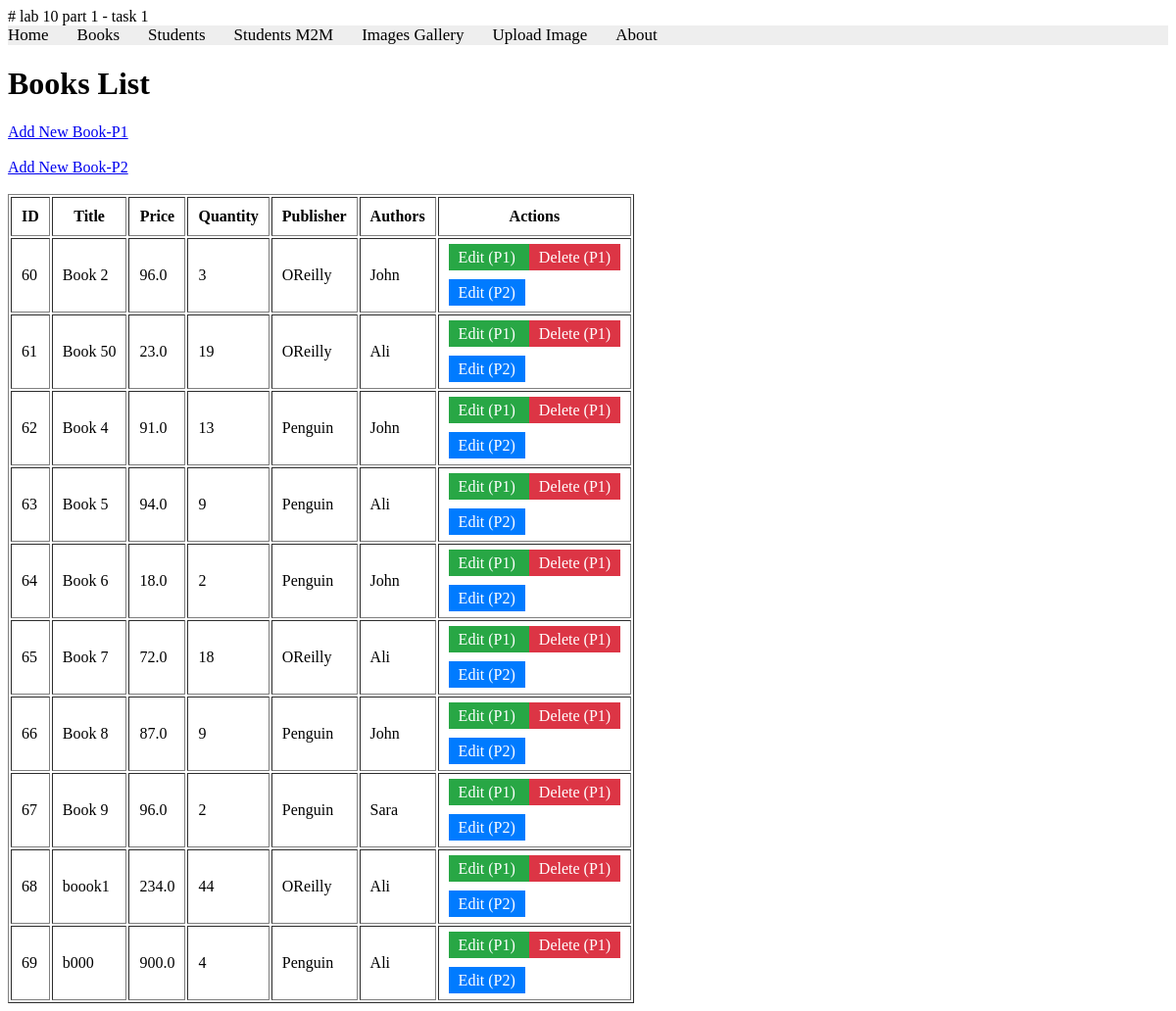
The page /books/lab10_part1/listbooks on the database its author committed.
### apps/bookmodule/models.py (models this page shows, shortened)
class Book(models.Model):
    title = models.CharField(max_length=100)
    price = models.FloatField(default=0.0)
    quantity = models.IntegerField(default=1)
    pubdate = models.DateTimeField()
    rating = models.SmallIntegerField(default=1)
    publisher = models.ForeignKey(Publisher, null=True, on_delete=models.SET_NULL)
    authors = models.ManyToManyField(Author)

class Publisher(models.Model):
    name = models.CharField(max_length=200)
    location = models.CharField(max_length=300)

class Author(models.Model):
    name = models.CharField(max_length=200)
    DOB = models.DateField(null=True)

### apps/bookmodule/views.py (the view)
# urls.py: path('lab10_part1/listbooks', views.list_books, name='listbooks'),
def list_books(request):
    books = Book.objects.all()
    return render(request, 'bookmodule/lab10/listbooks.html', {'books': books})

### apps/templates/bookmodule/lab10/listbooks.html (shortened to what this page needs)
{% extends "layouts/base.html" %}
{% load static %}
{% block content %}
<h1>Books List</h1>
<a href="{% url 'add_book' %}">Add New Book-P1</a>
<br><br>
<a href="{% url 'add_book_form' %}">Add New Book-P2</a>
<br><br>
<table border="1" cellpadding="10">
    <thead>
        <tr>
            <th>ID</th>
            <th>Title</th>
            <th>Price</th>
            <th>Quantity</th>
            <th>Publisher</th>
            <th>Authors</th>
            <th>Actions</th>
        </tr>
    </thead>
    <tbody>
        {% for book in books %}
        <tr>
            <td>{{ book.id }}</td>
            <td>{{ book.title }}</td>
            <td>{{ book.price }}</td>
            <td>{{ book.quantity }}</td>
            <td>
                {% if book.publisher %}
                    {{ book.publisher.name }}
                {% else %}
                    No Publisher
                {% endif %}
            </td>
            <td>
                {% if book.authors.all %}
                    {% for author in book.authors.all %}
                        {{ author.name }}<br>
                    {% endfor %}
                {% else %}
                    No Authors
                {% endif %}
            </td>
           <td>
    <a href="{% url 'edit_book' book.id %}"
       style="background-color: #28a745; color: white; padding: 5px 10px; text-decoration: none;">
       Edit (P1)
    </a>
    <a href="{% url 'delete_book' book.id %}"
       style="background-color: #dc3545; color: white; padding: 5px 10px; text-decoration: none;">
       Delete (P1)
    </a>
    <br><br>
    <a href="{% url 'edit_book_form' book.id %}"
       style="background-color: #007bff; color: white; padding: 5px 10px; text-decoration: none;">
       Edit (P2)
    </a>
</td>
        </tr>
        {% empty %}
        <tr>
            <td colspan="7">No books available</td>
        </tr>
        {% endfor %}
    </tbody>
</table>
{% endblock content %}

### rows shown on the page
Book: id "60", title "Book 2", price "96.0", quantity "3", publisher.name "OReilly"
Author: name "John"
Book: id "61", title "Book 50", price "23.0", quantity "19", publisher.name "OReilly"
Author: name "Ali"
Book: id "62", title "Book 4", price "91.0", quantity "13", publisher.name "Penguin"
Book: id "63", title "Book 5", price "94.0", quantity "9", publisher.name "Penguin"
Book: id "64", title "Book 6", price "18.0", quantity "2", publisher.name "Penguin"
Book: id "65", title "Book 7", price "72.0", quantity "18", publisher.name "OReilly"
Book: id "66", title "Book 8", price "87.0", quantity "9", publisher.name "Penguin"
Book: id "67", title "Book 9", price "96.0", quantity "2", publisher.name "Penguin"
Author: name "Sara"
Book: id "68", title "boook1", price "234.0", quantity "44", publisher.name "OReilly"
Book: id "69", title "b000", price "900.0", quantity "4", publisher.name "Penguin"
